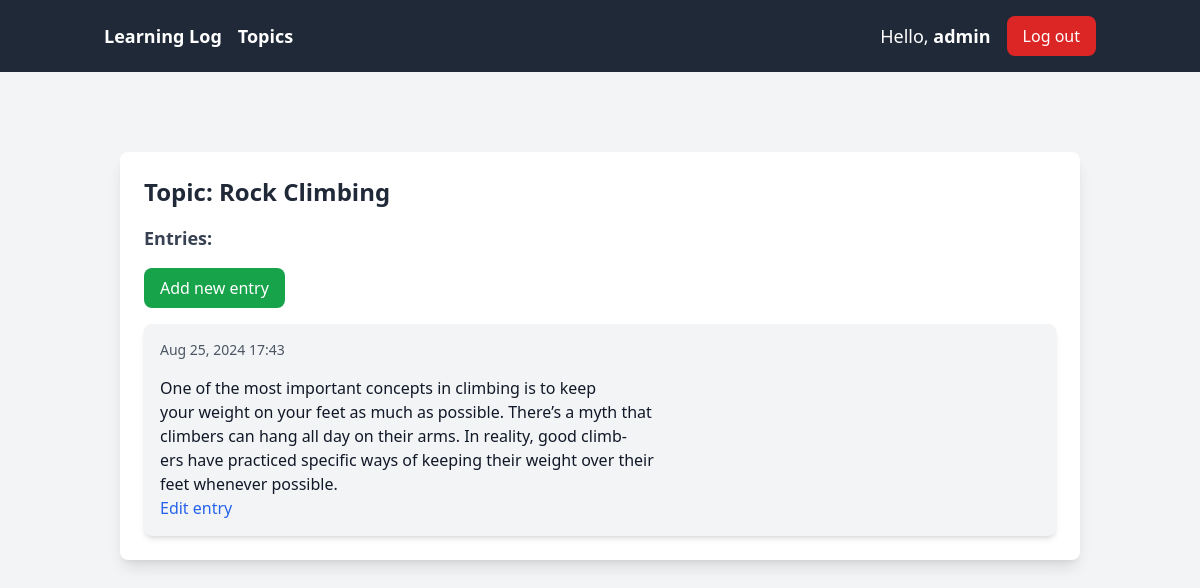
The page /topics/2/ (signed in) on the database its author committed.
### learning_logs/models.py (models this page shows, shortened)
class Topic(models.Model):
    text = models.CharField(max_length=200)
    date_added = models.DateTimeField(auto_now_add=True)
    owner = models.ForeignKey(User, on_delete=models.CASCADE)
    def __str__(self):
        return self.text

class Entry(models.Model):
    topic = models.ForeignKey(Topic,on_delete=models.CASCADE)
    text = models.TextField()
    date_added = models.DateTimeField(auto_now_add=True)
    class Meta:
        verbose_name_plural = 'entries'

### learning_logs/views.py (the view)
# urls.py: path('topics/<int:topic_id>/', views.topic, name='topic'),
@login_required
def topic(request , topic_id):
    topic = Topic.objects.get(id=topic_id)
    if topic.owner != request.user:
        raise Http404
    entries = topic.entry_set.order_by('-date_added')
    context = {
        'topic' : topic,
        'entries' : entries
    }
    return render(request, 'learning_logs/topic.html', context)

### learning_logs/templates/learning_logs/topic.html
{% extends "learning_logs/base.html" %}
{% block content %}
<div class="container mx-auto px-4 py-8">
    <div class="bg-white shadow-lg rounded-lg p-6">
        <h1 class="text-2xl font-bold text-gray-800 mb-4">Topic: {{ topic }}</h1>
        <p class="text-lg font-semibold text-gray-700 mb-4">Entries:</p>
        <a href="{% url 'learning_logs:new_entry' topic.id %}" class="bg-green-600 text-white px-4 py-2 rounded-lg hover:bg-green-500 transition duration-300 inline-block mb-4">
            Add new entry
        </a>
        <ul class="space-y-4">
            {% for entry in entries %}
            <li class="bg-gray-100 p-4 rounded-lg shadow-md">
                <p class="text-gray-600 text-sm mb-2">{{ entry.date_added|date:'M d, Y H:i' }}</p>
                <p class="text-gray-800 mb-4">{{ entry.text|linebreaks }}</p>
                <a href="{% url 'learning_logs:edit_entry' entry.id %}" class="text-blue-600 hover:text-blue-800 transition duration-300">Edit entry</a>
            </li>
            {% empty %}
            <li class="text-gray-600">No entries are added to this topic.</li>
            {% endfor %}
        </ul>
    </div>
</div>
{% endblock content %}

### learning_logs/templates/learning_logs/base.html (shortened to what this page needs)
<!DOCTYPE html>
<html lang="en">
<head>
    <script src="https://cdn.tailwindcss.com"></script>
</head>
<body class="bg-gray-100 text-gray-900">
    <header class="bg-gray-800 text-white">
        <nav class="relative flex items-center justify-between p-4 container mx-auto">
            <div class="hidden lg:flex items-center justify-between space-x-4 w-full">
                <div class="flex gap-4 flex-row items-center">
                    <a href="{% url 'learning_logs:index' %}"
                        class="text-lg font-semibold hover:text-gray-300 transition duration-300">Learning Log</a>
                    <a href="{% url 'learning_logs:topics' %}"
                        class="text-lg font-semibold hover:text-gray-300 transition duration-300">Topics</a>
                </div>
                <div class="flex items-center space-x-4">
                    {% if user.is_authenticated %}
                    <span class="text-lg">Hello, <span class="font-semibold">{{ user.username }}</span></span>
                    <a href="{% url 'users:logout' %}"
                        class="bg-red-600 text-white px-4 py-2 rounded-lg hover:bg-red-500 transition duration-300">Log
                        out</a>
                    {% else %}
                    <a href="{% url 'users:login' %}"
                        class="bg-blue-600 text-white px-4 py-2 rounded-lg hover:bg-blue-500 transition duration-300">Login</a>
                    <a href="{% url 'users:register' %}"
                        class="bg-green-600 text-white px-4 py-2 rounded-lg hover:bg-green-500 transition duration-300">Register</a>
                    {% endif %}
                </div>
            </div>
        </nav>
    </header>
    <main class="container mx-auto mt-8 p-4 min-h-screen">
        {% block content %}{% endblock %}
    </main>
</body>
</html>

### rows shown on the page
Topic: text "Rock Climbing"
Entry: date_added "Aug 25, 2024 17:43", text "One of the most important concepts in climbing is to keep your weight on your feet as much as possible. There’s a myth that climbers can hang all day on their arms. In reality, good climb- ers have practiced specific ways of keeping their weight over their feet whenever possible."

### other values the page prints
{{ user.username }} "admin"
